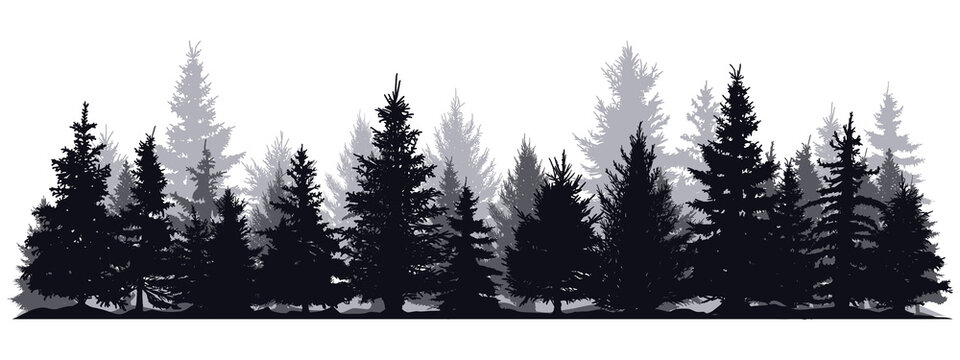
#> input picture lab2/data/otsu.jpg, 960 x 360 px
$ python 2.py
#> lines starting #> are read from the running program, lines starting #| are printed output that depends on the picture; after the words box and inside, x2 and y2 are one past the last pixel; in counts of white or black regions, pixels touching at a corner belong together
import os
import cv2
import numpy as np

def otsu_threshold(gray_img):
    total_pixels = gray_img.size

    # 1. 計算影像直方圖與每個灰階強度的機率 P(i)
    hist = np.zeros(256, dtype=int)
    for p in gray_img.ravel():
        hist[p] += 1
    prob = hist / total_pixels

    min_within_class_var = float('inf')
    best_threshold = 0

    # 2. 依序將 0~255 當作閾值計算組內變異數和
    for t in range(256):
        # 劃分兩組：背景 (強度 <= t) 與 前景 (強度 > t)
        q1 = np.sum(prob[:t + 1])      # 背景像素權重和 灰階強度在 0 ~ t 的像素權重和
        q2 = np.sum(prob[t + 1:])      # 前景像素權重和 灰階強度在 t+1 ~ 255 的像素權重和

        # 若其中一組為空，跳過此閾值
        if q1 == 0 or q2 == 0:
            continue

        # 計算背景的平均值與變異數
        intensities_1 = np.arange(0, t + 1)  # [0, 1, 2, ..., t]
        mean_1 = np.sum(intensities_1 * prob[:t + 1]) / q1
        var_1 = np.sum(((intensities_1 - mean_1) ** 2) * prob[:t + 1]) / q1

        # 計算前景的平均值與變異數
        intensities_2 = np.arange(t + 1, 256)  # [t+1, t+2, ..., 255]
        mean_2 = np.sum(intensities_2 * prob[t + 1:]) / q2
        var_2 = np.sum(((intensities_2 - mean_2) ** 2) * prob[t + 1:]) / q2

        # 組內變異數總和 (Within-class variance)
        within_class_var = q1 * var_1 + q2 * var_2

        # 尋找總和最小的閾值
        if within_class_var < min_within_class_var:
            min_within_class_var = within_class_var
            best_threshold = t

    return best_threshold

def main():
    os.makedirs("./output", exist_ok=True)
    img_path = "./data/otsu.jpg"
    img = cv2.imread(img_path)
#> img is the input picture: shape (360, 960, 3); mean B, G, R 167.4, 163.2, 163.2
    if img is None:
        raise FileNotFoundError(f"找不到圖片：{img_path}")

    # 轉為灰階圖
    gray = cv2.cvtColor(img, cv2.COLOR_BGR2GRAY)

    # 尋找最佳閾值
    best_t = otsu_threshold(gray)
#> after the loop in otsu_threshold, `for p in gray_img.ravel():`: hist = 256 values, max 160755 at index 255, min 99 at index 135, mean 1350
#> in otsu_threshold, `prob = hist / total_pixels`: prob = 256 values, max 0.465 at index 255, min 0.000286 at index 135, mean 0.00391
#> the loop in otsu_threshold, `for t in range(256):` made 256 passes
#> (q1, q2, mean_1, var_1, mean_2, var_2, within_class_var, min_within_class_var) on passes 1 to 10: (0.000492, 1, 0, 0, 163.7, 11202.4, 11196.9, 11196.9), (0.00499, 0.995, 0.902, 0.0888, 164.4, 11132.8, 11077.2, 11077.2), (0.00617, 0.994, 1.11, 0.258, 164.6, 11114.7, 11046.2, 11046.2), (0.00746, 0.993, 1.44, 0.723, 164.8, 11095.2, 11012.5, 11012.5), (0.00902, 0.991, 1.88, 1.54, 165.1, 11071.9, 10972.1, 10972.1), (0.0109, 0.989, 2.42, 2.66, 165.4, 11044.1, 10923.7, 10923.7), (0.0133, 0.987, 3.06, 4.06, 165.8, 11009.7, 10863.9, 10863.9), (0.0161, 0.984, 3.75, 5.61, 166.2, 10968.5, 10792.1, 10792.1), (0.0196, 0.98, 4.52, 7.26, 166.8, 10917.5, 10703.4, 10703.4), (0.0254, 0.975, 5.53, 9.14, 167.7, 10834.1, 10559.4, 10559.4)
#> (q1, q2) on pass 88: (0.333, 0.667)
    print(f"Otsu 計算的最佳閾值 (Threshold): {best_t}")
#| Otsu 計算的最佳閾值 (Threshold): 137

    # 二值化處理：大於閾值設為 255，其餘設為 0
    binary_img = np.zeros_like(gray)
    binary_img[gray > best_t] = 255

    cv2.imwrite("./output/2_result.jpg", binary_img)
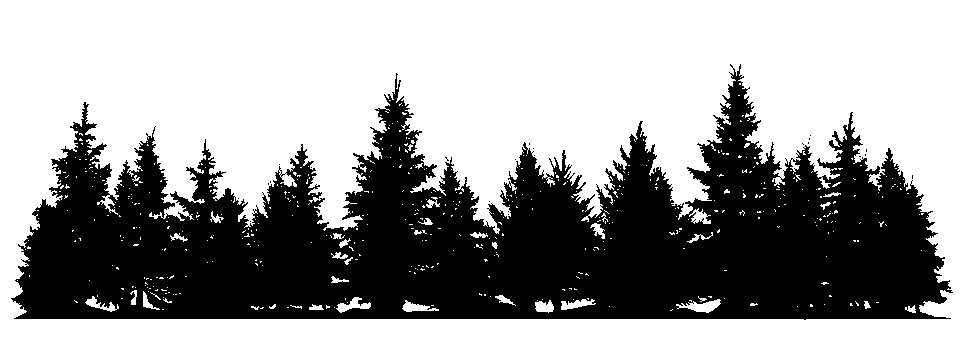
#> saved as 2_result.jpg: shape (360, 960); 62.6% white; 24 black regions (23 under 20 px), largest, box (x1, y1, x2, y2) and area: (11, 64, 953, 320) 129314
    print("已儲存 2 二值化結果至 ./output/2_result.jpg")

if __name__ == "__main__":
    main()
